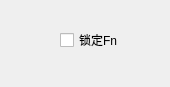
<?xml version="1.0" encoding="UTF-8"?>
<ui version="4.0">
 <class>FnLock</class>
 <widget class="QWidget" name="FnLock">
  <property name="geometry">
   <rect>
    <x>0</x>
    <y>0</y>
    <width>170</width>
    <height>87</height>
   </rect>
  </property>
  <property name="minimumSize">
   <size>
    <width>170</width>
    <height>87</height>
   </size>
  </property>
  <property name="maximumSize">
   <size>
    <width>170</width>
    <height>87</height>
   </size>
  </property>
  <property name="windowTitle">
   <string>FnLock</string>
  </property>
  <widget class="QCheckBox" name="checkBox">
   <property name="geometry">
    <rect>
     <x>60</x>
     <y>20</y>
     <width>80</width>
     <height>40</height>
    </rect>
   </property>
   <property name="text">
    <string>锁定Fn</string>
   </property>
  </widget>
 </widget>
 <resources/>
 <connections>
  <connection>
   <sender>checkBox</sender>
   <signal>stateChanged(int)</signal>
   <receiver>FnLock</receiver>
   <slot>lock_switch()</slot>
   <hints>
    <hint type="sourcelabel">
     <x>102</x>
     <y>54</y>
    </hint>
    <hint type="destinationlabel">
     <x>172</x>
     <y>56</y>
    </hint>
   </hints>
  </connection>
 </connections>
 <slots>
  <slot>lock_switch()</slot>
 </slots>
</ui>
